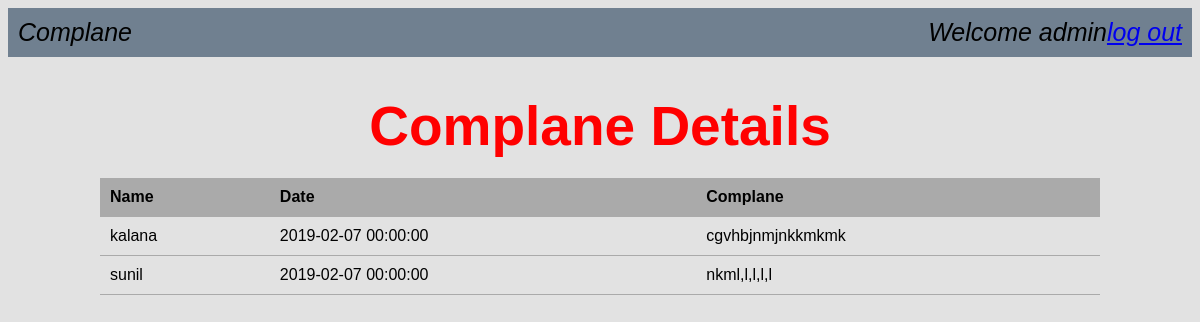
/complane.php (signed in), run on the app's committed database.
### tables this page shows
CREATE TABLE `complane` (
  `id` int(11) NOT NULL,
  `name` varchar(100) NOT NULL,
  `date` datetime NOT NULL,
  `complane` varchar(10000) NOT NULL,
  `is_deleted` int(11) NOT NULL
);

### complane.php (the view, shortened to what this page needs)
<?php require_once('connection.php'); ?>
<?php
$userlist='';
$query="SELECT*FROM complane WHERE is_deleted=0 ORDER BY name";
$users=mysqli_query($connection,$query);
if($users){
while($user=mysqli_fetch_assoc($users)){
    $userlist.="<tr>";
    $userlist.="<td>{$user['name']} </td>";
    $userlist.="<td>{$user['date']} </td>";
    $userlist.="<td>{$user['complane']} </td>";
    $userlist.="</tr>";
}
}
else{
    echo 'Database Error';
}
?>
<!DOCTYPE html>
<html lang="en">
<head>
    <link rel="stylesheet" href="main.css">
</head>
<body class="ab">
<header >
        <div class="appname">Complane</div>
        <div class="loggin">Welcome <?php echo $_SESSION['name']; ?><a href="logout.php">log out</a></div>
    </header>
<main>
    <center><h1>Complane Details</h1></center>
    <table class="masterlist">
    <tr>
        <th>Name</th>
        <th>Date</th>
        <th>Complane</th>
    </tr>
    <?php echo $userlist; ?>
</table>
</main>
</body>
</html>

### main.css (style rules this page uses)
header { background-color:slategray; overflow: auto; padding: 10px; font-style: italic; font-size: 25px; }
header div.appname { float: left; }
header div.loggin { float: right; }
body { font-family: Arial,"Helvetica neue", Helvetica, sans-serif; font-size: 16px; background-color: rgb(226, 226, 226); }
main { width: 1000px; margin: 10px auto; }
main h1 { margin-bottom: 20px; font-size: 55px; color: red; }
table.masterlist { width: 100%; border-collapse: collapse; }
table.masterlist th { background-color: #aaa; text-align: left; }
table.masterlist th,table.masterlist td { padding: 10px; border-bottom: 1px solid #aaa; }

### data on the page
complane: name "kalana", date "2019-02-07 00:00:00", complane "cgvhbjnmjnkkmkmk"
complane: name "sunil", date "2019-02-07 00:00:00", complane "nkml,l,l,l,l"

### other printed values
$_SESSION['name'] "admin"
